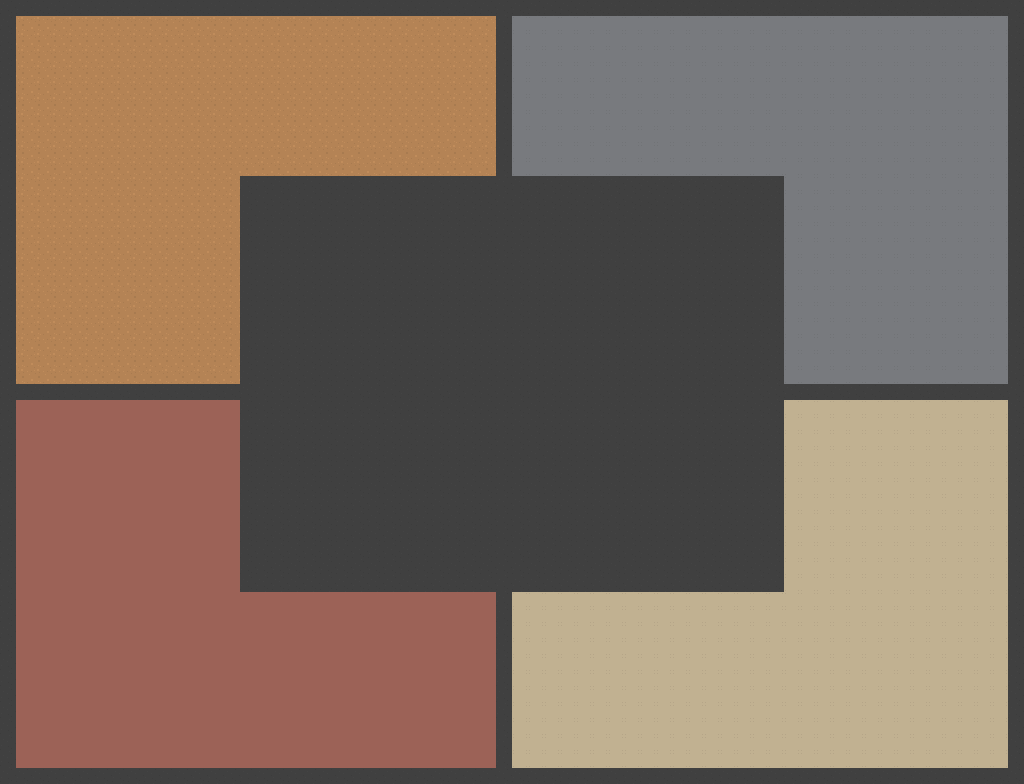

A level layout from a 2D game, rendered from its tile map. Below: a short description, then the map file with tile-grid data replaced by summaries:
An orthogonal 64x49 tile map with 16x16 px tiles, 1 tile layer (MainLayer), 4 hidden layers not drawn.

<map version="1.0" orientation="orthogonal" renderorder="right-down" width="64" height="49" tilewidth="16" tileheight="16" nextobjectid="1">
 <tileset firstgid="1" name="roguelikeCity" tilewidth="16" tileheight="16" spacing="1" tilecount="1036" columns="37">
  <image source="roguelikeCity.png" trans="000000" width="628" height="475" />
 </tileset>
 <layer name="MainLayer" width="64" height="49">
  <data>[3136 cells, 3136 non-empty, 5 distinct tile ids]</data>
 </layer>
 <layer name="LightUpTopLeft" width="64" height="49" visible="0">
  <data>[3136 cells, 482 non-empty, 1 distinct tile ids]</data>
 </layer>
 <layer name="LightUpTopRight" width="64" height="49" visible="0">
  <data>[3136 cells, 492 non-empty, 1 distinct tile ids]</data>
 </layer>
 <layer name="LightUpBottomRight" width="64" height="49" visible="0">
  <data>[3136 cells, 509 non-empty, 1 distinct tile ids]</data>
 </layer>
 <layer name="LightUpBottomLeft" width="64" height="49" visible="0">
  <data>[3136 cells, 498 non-empty, 1 distinct tile ids]</data>
 </layer>
</map>
